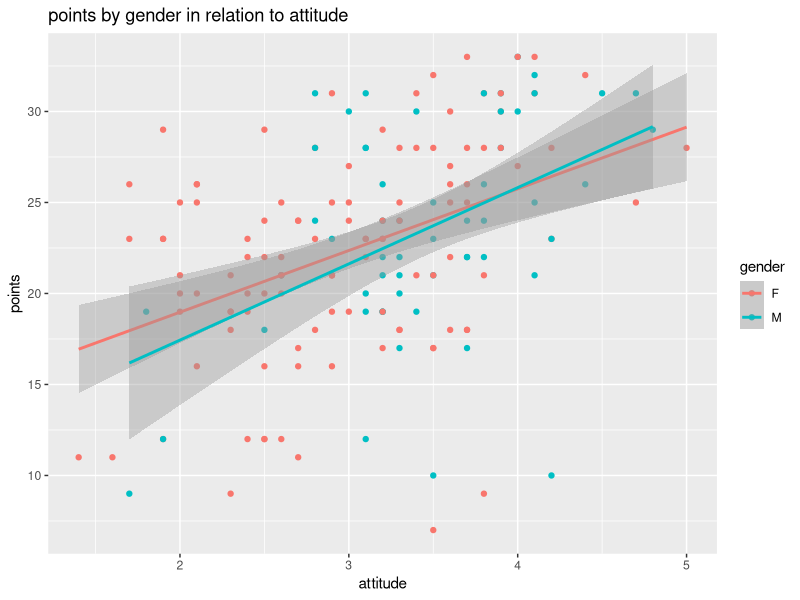
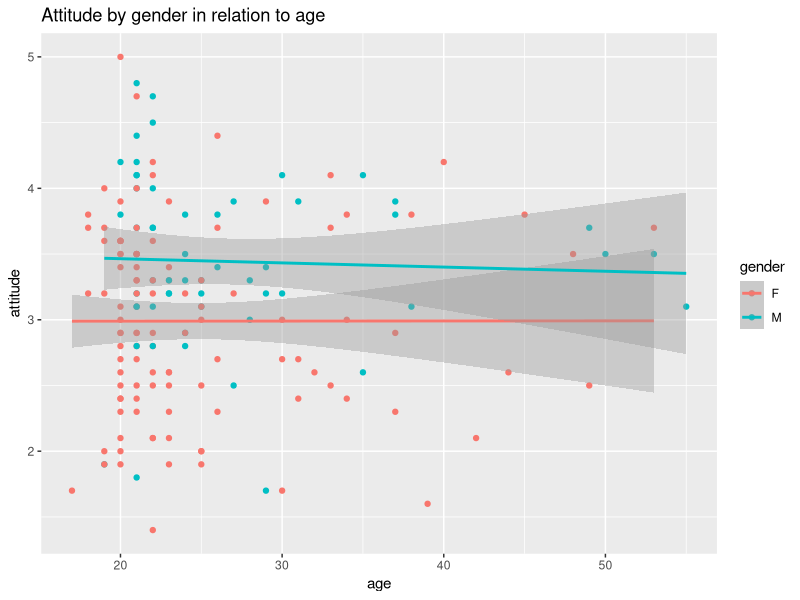
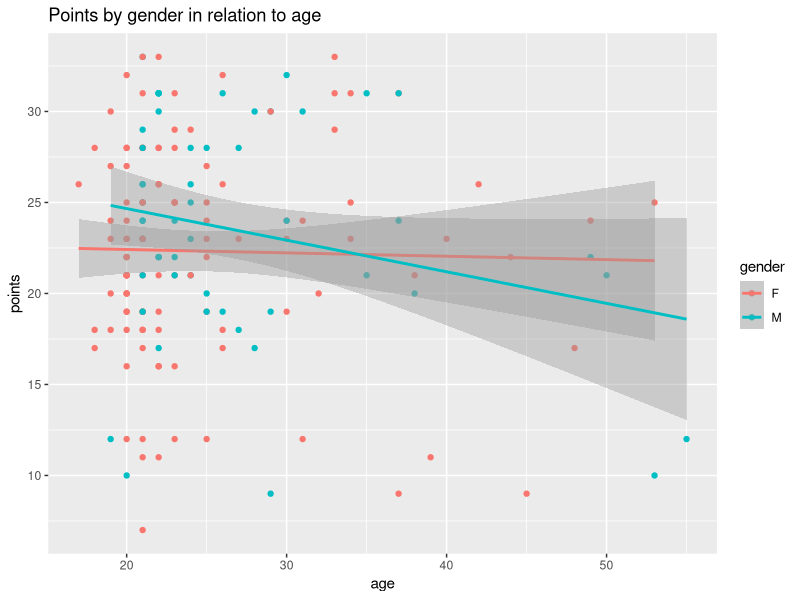

Reproduce these figures in R, in order.
## ---- chunk 1

The_data <- read.csv("data/Final_data.csv")
str(The_data)

## ---- chunk 2

library(ggplot2)

# plotted data and aesthetics
ggplot(The_data, aes(x = attitude, y=points, col= gender))+
  geom_point()+
  geom_smooth(method = "lm")+
  ggtitle("points by gender in relation to attitude")

ggplot(The_data, aes(x = age, y=attitude, col= gender))+
  geom_point()+
  geom_smooth(method = "lm")+
  ggtitle("Attitude by gender in relation to age")

ggplot(The_data, aes(x = age, y = points, col = gender))+
  geom_point()+
  geom_smooth(method = "lm")+
  ggtitle("Points by gender in relation to age")


